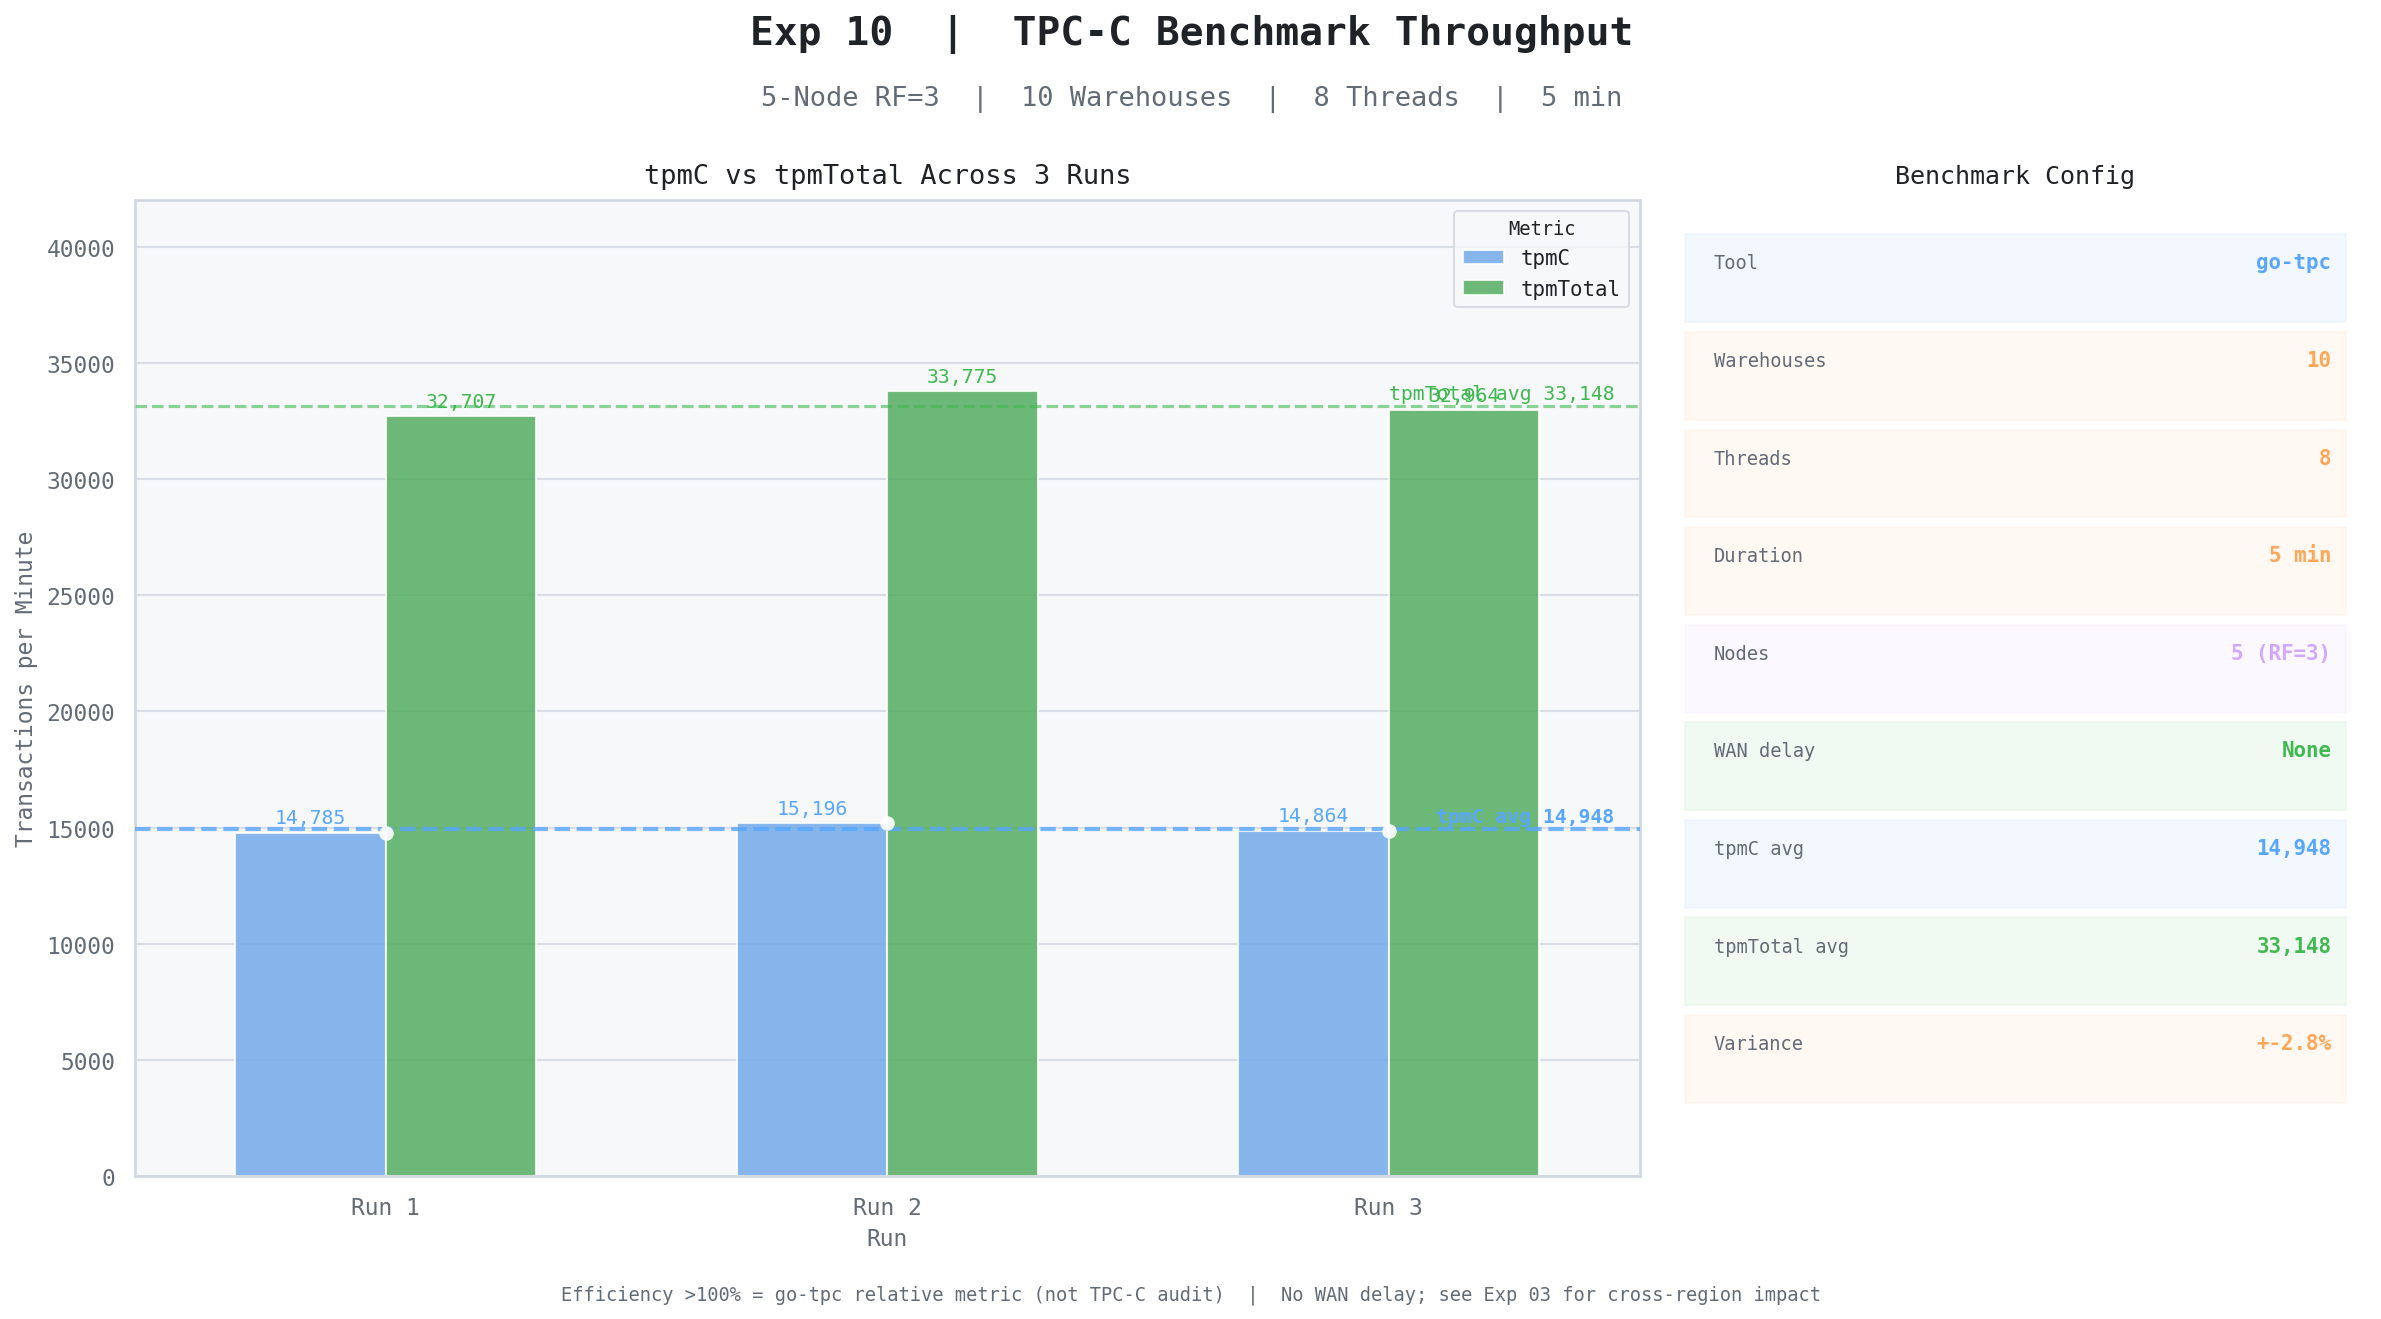

Source code (Python):
"""Exp 10 — TPC-C Benchmark Throughput"""
import seaborn as sns
import matplotlib.pyplot as plt
import pandas as pd
import numpy as np

BG, PANEL = '#ffffff', '#f6f8fa'
TEXT, MUTED, BORDER = '#1f2328', '#636c76', '#d0d7de'
BLUE, GREEN, ORANGE, PURPLE = '#58a6ff', '#3fb950', '#ffa657', '#d2a8ff'

RC = {
    'axes.facecolor': PANEL, 'figure.facecolor': BG,
    'axes.edgecolor': BORDER, 'grid.color': '#d8dee4',
    'text.color': TEXT, 'axes.labelcolor': MUTED,
    'xtick.color': MUTED, 'ytick.color': MUTED,
    'legend.facecolor': PANEL, 'legend.edgecolor': BORDER,
    'legend.labelcolor': TEXT, 'axes.unicode_minus': False,
    'font.family': 'monospace', 'font.size': 11,
}
sns.set_theme(style='darkgrid', rc=RC)

runs      = ['Run 1', 'Run 2', 'Run 3']
tpmc      = [14784.6, 15196.0, 14864.4]
tpm_total = [32706.6, 33774.6, 32963.8]
avg_tpmc  = np.mean(tpmc)
avg_total = np.mean(tpm_total)

rows = []
for run, tc, tt in zip(runs, tpmc, tpm_total):
    rows += [
        {'Run': run, 'Value': tc, 'Metric': 'tpmC'},
        {'Run': run, 'Value': tt, 'Metric': 'tpmTotal'},
    ]
df = pd.DataFrame(rows)

fig, (ax_main, ax_info) = plt.subplots(1, 2, figsize=(16, 9), facecolor=BG,
                                        gridspec_kw={'width_ratios': [3, 1.4]})
fig.text(0.5, 0.96, 'Exp 10  |  TPC-C Benchmark Throughput',
         ha='center', fontsize=19, fontweight='bold', color=TEXT)
fig.text(0.5, 0.915, '5-Node RF=3  |  10 Warehouses  |  8 Threads  |  5 min',
         ha='center', fontsize=13, color=MUTED)

ax_main.set_facecolor(PANEL)
for sp in ax_main.spines.values(): sp.set_edgecolor(BORDER)
sns.barplot(data=df, x='Run', y='Value', hue='Metric',
            palette=[BLUE, GREEN], ax=ax_main,
            errorbar=None, width=0.6, alpha=0.82)
sns.stripplot(data=df[df['Metric'] == 'tpmC'], x='Run', y='Value',
              ax=ax_main, color='white', size=7, alpha=0.9, zorder=5,
              jitter=False, dodge=True)
ax_main.axhline(avg_tpmc,  color=BLUE,  lw=2,   ls='--', alpha=0.8, zorder=4)
ax_main.axhline(avg_total, color=GREEN, lw=1.5, ls='--', alpha=0.6, zorder=4)
ax_main.text(2.45, avg_tpmc  + 300, f'tpmC avg {avg_tpmc:,.0f}',
             ha='right', fontsize=9.5, color=BLUE, fontweight='bold')
ax_main.text(2.45, avg_total + 300, f'tpmTotal avg {avg_total:,.0f}',
             ha='right', fontsize=9.5, color=GREEN)
for p in ax_main.patches:
    h = p.get_height()
    if h > 1000:
        ax_main.text(p.get_x() + p.get_width() / 2, h + 400,
                     f'{h:,.0f}', ha='center', fontsize=9.5,
                     color=BLUE if h < 25000 else GREEN)
ax_main.set_ylim(0, 42000)
ax_main.set_xlabel('Run', color=MUTED, fontsize=11)
ax_main.set_ylabel('Transactions per Minute', color=MUTED, fontsize=11)
ax_main.set_title('tpmC vs tpmTotal Across 3 Runs', color=TEXT, fontsize=13, pad=8)
ax_main.legend(title='Metric', fontsize=10, title_fontsize=9)

ax_info.set_facecolor(PANEL)
for sp in ax_info.spines.values(): sp.set_edgecolor(BORDER)
ax_info.axis('off')
ax_info.set_title('Benchmark Config', color=TEXT, fontsize=12, pad=8)
config = [
    ('Tool', 'go-tpc', BLUE),
    ('Warehouses', '10', ORANGE),
    ('Threads', '8', ORANGE),
    ('Duration', '5 min', ORANGE),
    ('Nodes', '5 (RF=3)', PURPLE),
    ('WAN delay', 'None', GREEN),
    ('tpmC avg', f'{avg_tpmc:,.0f}', BLUE),
    ('tpmTotal avg', f'{avg_total:,.0f}', GREEN),
    ('Variance', '+-2.8%', ORANGE),
]
for i, (k, v, c) in enumerate(config):
    y = 0.93 - i * 0.1
    ax_info.add_patch(plt.Rectangle((0.03, y - 0.055), 0.94, 0.09,
        facecolor=c, alpha=0.07, edgecolor=c, lw=0.8, transform=ax_info.transAxes))
    ax_info.text(0.07, y, k, fontsize=9, color=MUTED, transform=ax_info.transAxes)
    ax_info.text(0.95, y, v, fontsize=10, color=c, fontweight='bold',
                 ha='right', transform=ax_info.transAxes)

fig.text(0.5, 0.03,
    'Efficiency >100% = go-tpc relative metric (not TPC-C audit)  |  No WAN delay; see Exp 03 for cross-region impact',
    ha='center', fontsize=9, color=MUTED)

plt.tight_layout(rect=[0, 0.05, 1, 0.89])
plt.savefig('phase10_tpcc_light.png', dpi=150, bbox_inches='tight', facecolor=BG)
plt.show()
print("Saved: phase10_tpcc_light.png")
